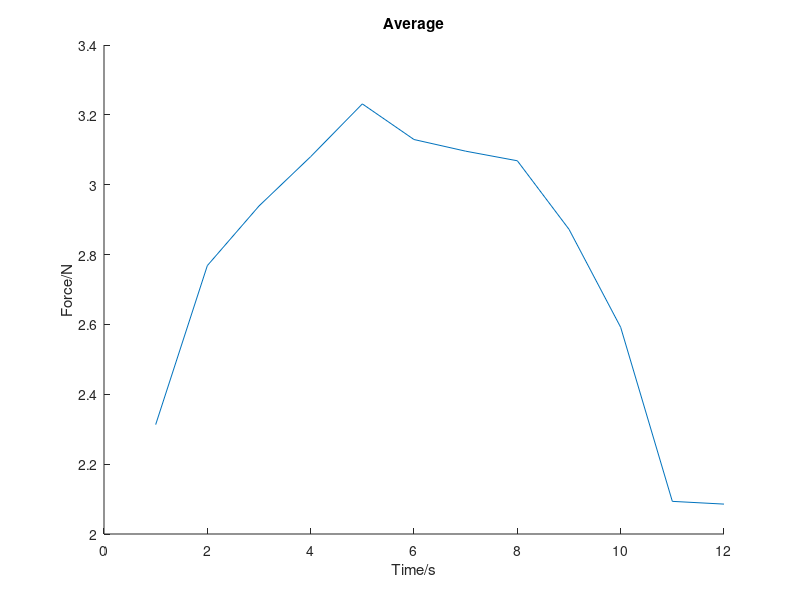

Write MATLAB code to recreate this figure.
clear all 
hold on 

x = [0:1:11];
y2 = [255*9.81 254*9.81 273*9.81 277*9.81 333*9.81 321*9.81 318*9.81 317*9.81 313*9.81 308*9.81 207*9.81 218*9.81];
y2=y2./1000;
%plot (x,y2) 
xlabel('Time/s')
ylabel('Force/N')
title('Test 11')

x = [0:1:11];
y3 = [244*9.81 289*9.81 282*9.81 322*9.81 337*9.81 331*9.81 322*9.81 314*9.81 307*9.81 310*9.81 218*9.81 212*9.81];
y3=y3./1000;
%plot (x,y3) 
xlabel('Time/s')
ylabel('Force/N')
title('Test 8')  

x = [0:1:11];
y4 = [235*9.81 295*9.81 319*9.81 331*9.81 328*9.81 318*9.81 314*9.81 306*9.81 210*9.81 219*9.81 215*9.81 212*9.81];
y4=y4./1000;
%plot (x,y4) 
xlabel('Time/s')
ylabel('Force/N')
title('Test 9') 

x = [0:1:11];
y5 = [205*9.81 273*9.81 325*9.81 326*9.81 327*9.81 316*9.81 314*9.81 317*9.81 309*9.81 275*9.81 213*9.81 211*9.81];
y5=y5./1000;
%plot (x,y5) 
xlabel('Time/s')
ylabel('Force/N')
title('Test 10')  

x = [0:1:11];
y6 = [240*9.81 300*9.81 299*9.81 314*9.81 322*9.81 309*9.81 310*9.81 310*9.81 325*9.81 209*9.81 214*9.81 210*9.81];
y6=y6./1000;
%plot (x,y6) 
xlabel('Time/s')
ylabel('Force/N')
title('Average')

%%Average Force
z= (y2+y3+y4+y5+y6)./5 ;
plot(z)